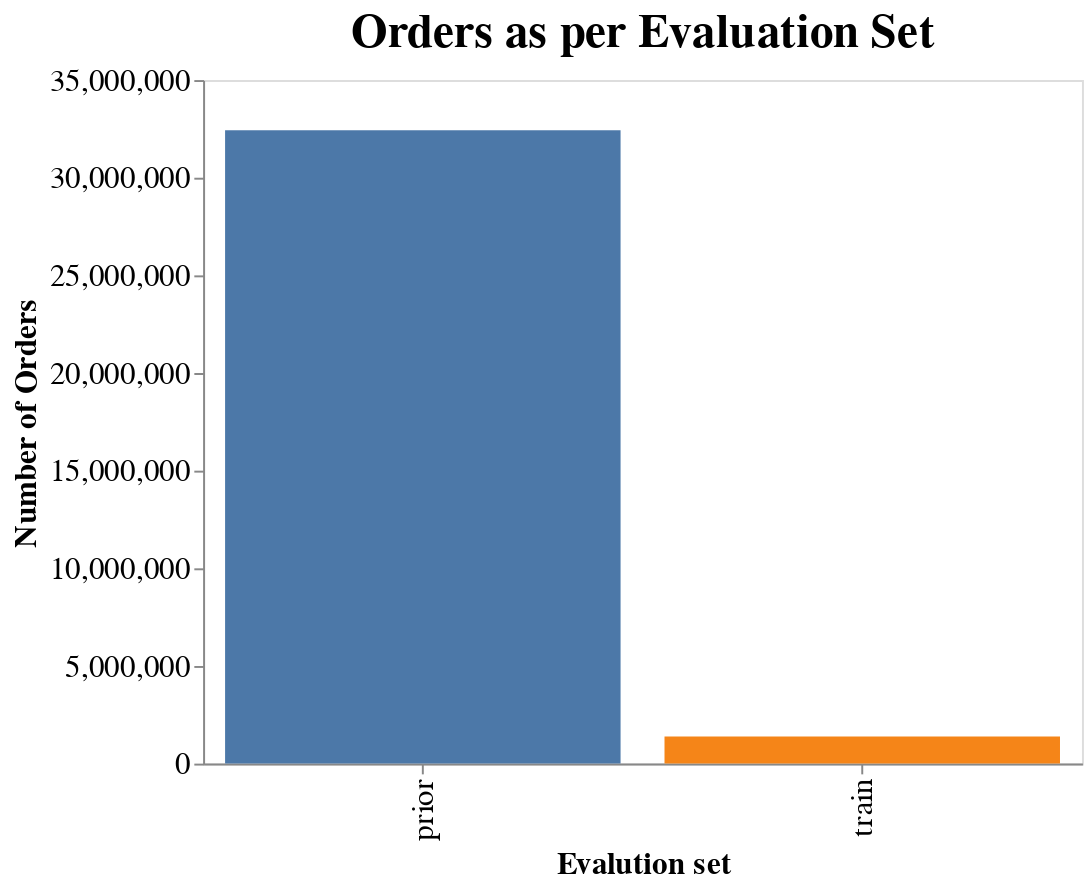

The code cell stored with this chart in its notebook:
### Code cell
n = alt.Chart(count, height = 350, width = 450,title = 'Orders as per Evaluation Set').mark_bar().encode(
    x='i',
    y='order_number',
    color = alt.Color('i', legend=None)
).configure_axis(
    labelFontSize=16,
    titleFontSize=16,
    grid = False
).configure_title(fontSize=24)


n.encoding.y.title = 'Number of Orders'
n.encoding.x.title = 'Evalution set'

n

### Figure 1 — Vega-Lite specification as saved in the notebook (floating-point values rounded to 4 significant figures)
{"config": {"view": {"continuousWidth": 400, "continuousHeight": 300}, "axis": {"grid": false, "labelFontSize": 16, "titleFontSize": 16}, "title": {"fontSize": 24}}, "data": {"name": "data-7697f56b3844dcb2e501fe155d8577f2"}, "mark": "bar", "encoding": {"color": {"type": "nominal", "field": "i", "legend": null}, "x": {"type": "nominal", "field": "i", "title": "Evalution set"}, "y": {"type": "quantitative", "field": "order_number", "title": "Number of Orders"}}, "height": 350, "title": "Orders as per Evaluation Set", "width": 450, "$schema": "https://vega.github.io/schema/vega-lite/v4.0.0.json", "datasets": {"data-7697f56b3844dcb2e501fe155d8577f2": [{"order_number": 32434489, "i": "prior"}, {"order_number": 1384617, "i": "train"}]}}
